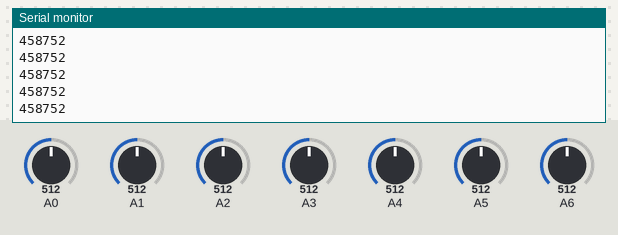
The sketch below on a simulated Arduino Nano, built with avr-gcc and run on an emulated ATmega328P. On the bench: the last lines printed to the serial monitor. The inputs (shaded band) are chosen by the test bench; at power-on: A0 = 512, A1 = 512, A2 = 512, A3 = 512, A4 = 512, A5 = 512, A6 = 512.

Above: at 1.2 s.
1.3 s: A0 set to 716
At 1.35 s:
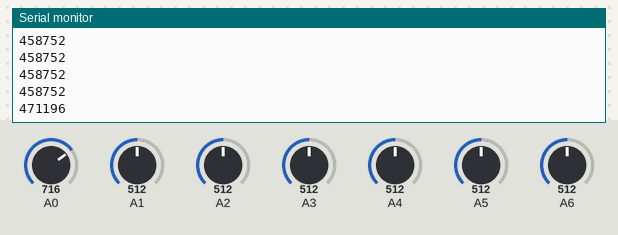
2.8 s: A1 set to 716
At 2.89 s:
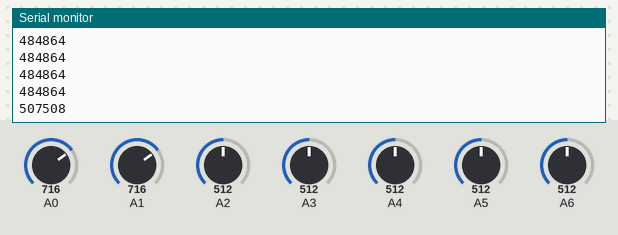
4.3 s: A2 set to 716
At 4.33 s:
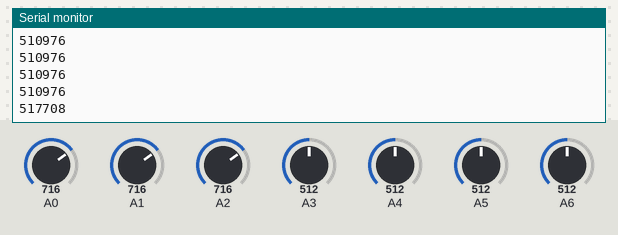
5.8 s: A3 set to 716
At 5.87 s:
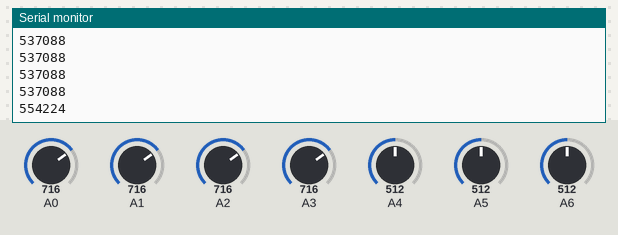
7.3 s: A4 set to 716
At 7.31 s:
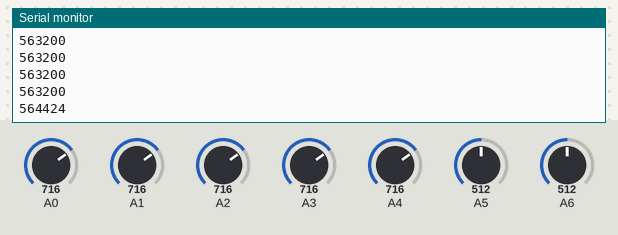
8.8 s: A5 set to 716
At 8.85 s:
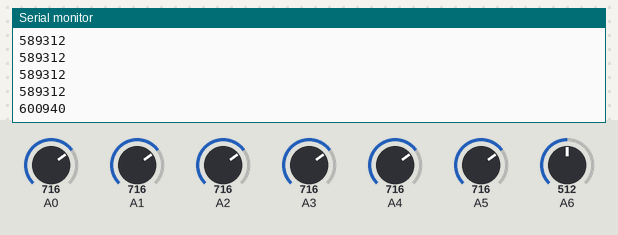
Timing chart, 0 to 11.3 s (numbered marks = the images above; inputs shaded):
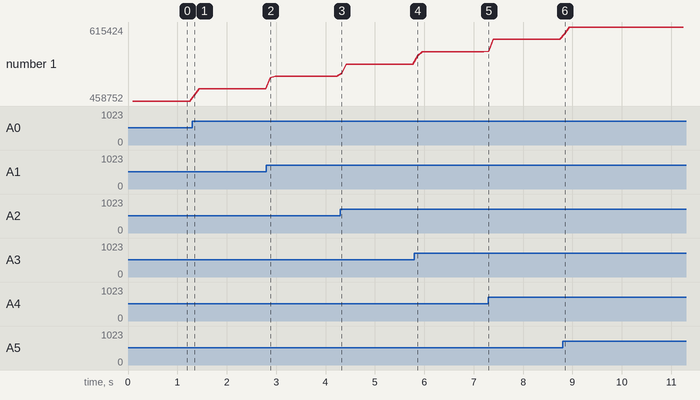

The sketch:

simple_voltmeter3_copy.ino
```cpp
//const int analogInPin = A0;  // Analog input pin on Arduino
//const int refPin = A0;  // Analog input pin on Arduino

void setup() {
    Serial.begin(9600);
}

void loop() {
  long sum =0;
  for (int i = 0; i < 128; i++) {
    sum+=analogRead(A0);
    sum+=analogRead(A1);
    sum+=analogRead(A2);
    sum+=analogRead(A3);
    sum+=analogRead(A4);
    sum+=analogRead(A5);
    sum+=analogRead(A6);
  }
    //float voltage = sensorValue * (5.0 / 1023.0);  // Convert analog reading to voltage
    Serial.println(sum);
   // delay(40);  // Adjust the delay as needed
}
```

Measured:
- after the input at 1.3 s, the serial monitor: prints a new line after 0.05 s (image 1)
- after the input at 2.8 s, the serial monitor: prints a new line after 0.08 s (image 2)
- after the input at 4.3 s, the serial monitor: prints a new line at once (image 3)
- after the input at 5.8 s, the serial monitor: prints a new line after 0.06 s (image 4)
- after the input at 7.3 s, the serial monitor: prints a new line at once (image 5)
- after the input at 8.8 s, the serial monitor: prints a new line at once (image 6)
- plotted number 1: 458752 → 484864 after the input at 1.3 s, 484864 → 510976 after the input at 2.8 s, 510976 → 537088 after the input at 4.3 s, 537088 → 563200 after the input at 5.8 s, 563200 → 589312 after the input at 7.3 s
